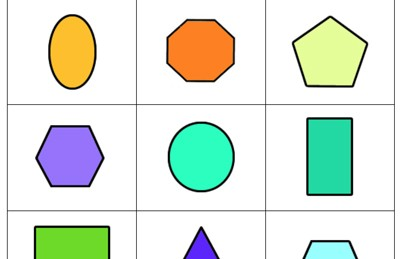
#> input picture shapes.jpg, 400 x 259 px
$ python -i ShapeDetection.py   (imports and definitions only)
#> lines starting #> are read from the running program, lines starting #| are printed output that depends on the picture; after the words box and inside, x2 and y2 are one past the last pixel; in counts of white or black regions, pixels touching at a corner belong together
import cv2;
import numpy as np;

# [1 line not run here, left out]

def getContours(img):
    contours,hierarchy = cv2.findContours(img,cv2.RETR_EXTERNAL,cv2.CHAIN_APPROX_NONE)
    for cnt in contours:
        area = cv2.contourArea(cnt)
        print(area)
        if area>500:
            cv2.drawContours(imgContour, cnt, -1, (255, 0, 0), 3)
            peri = cv2.arcLength(cnt,True)
            #print(peri)
            approx = cv2.approxPolyDP(cnt,0.02*peri,True)
            print(len(approx))
            objCor = len(approx)
            x, y, w, h = cv2.boundingRect(approx)

            if objCor ==3: objectType ="Tri"
            elif objCor == 4:
                aspRatio = w/float(h)
                if aspRatio >0.98 and aspRatio <1.03: objectType= "Square"
                else:objectType="Rectangle"
            elif objCor>4: objectType= "Circles"
            else:objectType="None"


            cv2.rectangle(imgContour,(x,y),(x+w,y+h),(0,255,0),2)
            cv2.putText(imgContour,objectType,
                        (x+(w//2)-10,y+(h//2)-10),cv2.FONT_HERSHEY_COMPLEX,0.7,
                        (0,0,0),2)

# [1 line that did not run here, left out]
# [6 lines not run here, left out]

>>> import cv2
>>> picture = cv2.imread('shapes.jpg', cv2.IMREAD_GRAYSCALE)
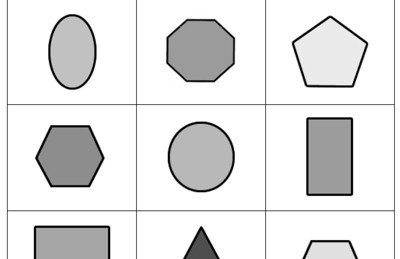
#> picture: shape (259, 400); min 0, max 255, mean 227.1
>>> result = getContours(picture)
#> in getContours, `contours,hierarchy = cv2.findContours(img,cv2.RETR_EXTERNAL,cv2.CHAIN_..`: contours = 1 contour; box (x1, y1, x2, y2) and area: (0, 0, 400, 259) 102936
#> the loop in getContours, `for cnt in contours:` made 1 pass
#> area on pass 1: 102936
#| 102936.0
#> (the run stopped early here; a loop or call above may not have finished)
